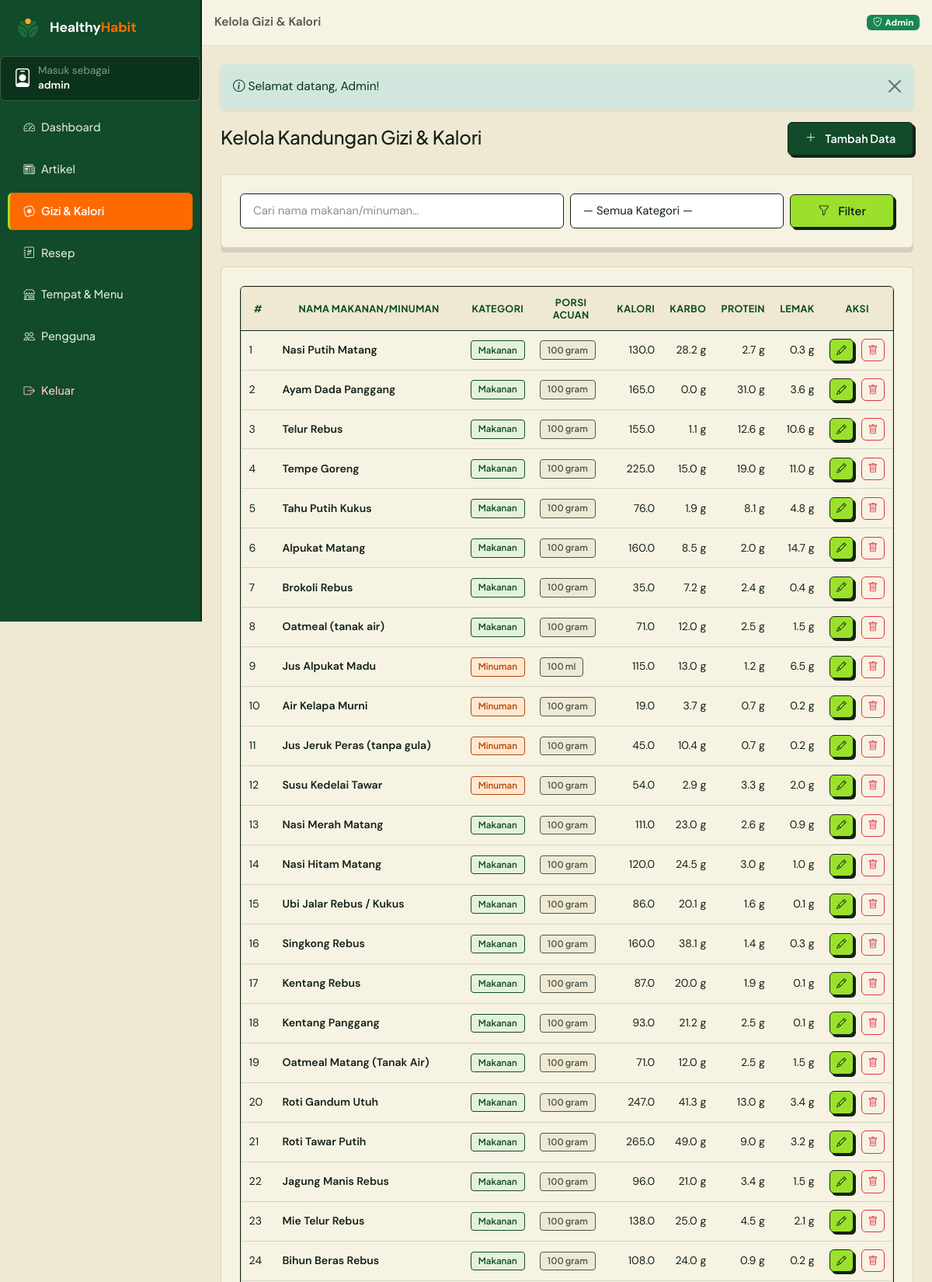
The page /admin/gizi (signed in, upper part) on the database its author committed.
### tables this page shows
CREATE TABLE `kandungan_gizi` (
  `id_gizi` int(11) NOT NULL AUTO_INCREMENT,
  `id_admin` int(11) DEFAULT NULL,
  `nama_makanan_minuman` varchar(120) NOT NULL,
  `kategori` enum('Makanan','Minuman') NOT NULL DEFAULT 'Makanan',
  `porsi` varchar(50) NOT NULL DEFAULT '100 gram',
  `kalori` decimal(7,2) NOT NULL DEFAULT 0.00,
  `karbohidrat` decimal(7,2) NOT NULL DEFAULT 0.00,
  `protein` decimal(7,2) NOT NULL DEFAULT 0.00,
  `lemak` decimal(7,2) NOT NULL DEFAULT 0.00,
  PRIMARY KEY (`id_gizi`),
  KEY `fk_gizi_admin` (`id_admin`),
  CONSTRAINT `fk_gizi_admin` FOREIGN KEY (`id_admin`) REFERENCES `users` (`id_pengguna`) ON DELETE SET NULL ON UPDATE CASCADE
);

### app/core/Controller.php (called while the page is built, shortened)
<?php
abstract class Controller
{
    protected function view(string $view, array $data = [], string $layout = 'main'): void
    {
        $contentFile = VIEWS_PATH . '/pages/' . $view . '.php';
        extract($data, EXTR_SKIP);
        require $contentFile;
    }
}

### app/controllers/admin/AdminGiziController.php (called while the page is built, shortened)
<?php
class AdminGiziController extends Controller
{
        public function index(): void
    {
        $q        = $this->input('q');
        $kategori = $this->input('kategori');
        $this->view('admin/gizi/index', [
            'pageTitle'     => 'Kelola Gizi & Kalori',
            'activeNav'     => 'gizi',
            'daftar'        => Gizi::cari($q ?: null, $kategori ?: null),
            'kategori'      => Gizi::daftarKategori(),
            'kategoriAktif' => $kategori,
            'q'             => $q,
        ], 'admin');
    }
}

### app/core/Router.php (called while the page is built, shortened)
<?php
class Router
{
    private array $routes = [];
    private function add(string $method, string $pattern, array $handler): void
    {
        $regex = preg_replace_callback(
            '#\{(\w+)(?::([^}]+))?\}#',
            static fn(array $m): string => '(?P<' . $m[1] . '>' . ($m[2] ?? '[^/]+') . ')',
            $pattern
        );
        $this->routes[$method][] = ['#^' . $regex . '$#', $handler, $pattern];
    }
    public function dispatch(string $uri, string $method): void
    {
        $path = (string) parse_url($uri, PHP_URL_PATH);
        $path = '/' . trim($path, '/');
        $method = strtoupper($method);
        $match  = $this->match($method, $path);
        [$handler, $params] = $match;
        [$class, $action]   = $handler;
        $controller = new $class();
        $controller->$action(...array_values($params));
    }
    private function match(string $method, string $path): ?array
    {
        foreach ($this->routes[$method] ?? [] as [$regex, $handler]) {
            if (preg_match($regex, $path, $m)) {
                $params = array_filter($m, 'is_string', ARRAY_FILTER_USE_KEY);
                return [$handler, $params];
            }
        }
        return null;
    }
}

### index.php (called while the page is built, shortened)
<?php
require_once __DIR__ . '/app/helpers/helper.php';
spl_autoload_register(function (string $class): void {
    $candidates = [
        APP_PATH . '/core/' . $class . '.php',
        APP_PATH . '/models/' . $class . '.php',
        APP_PATH . '/services/' . $class . '.php',
        APP_PATH . '/controllers/' . $class . '.php',
        APP_PATH . '/controllers/admin/' . $class . '.php',
    ];
    foreach ($candidates as $file) {
        if (is_file($file)) {
            return;
        }
    }
});
$router = new Router();
$router->dispatch(
    $_SERVER['REQUEST_URI'] ?? '/',
    $_SERVER['REQUEST_METHOD'] ?? 'GET'
);

### app/helpers/helper.php (called while the page is built, shortened)
<?php
function e($value): string
{
    return htmlspecialchars((string) $value, ENT_QUOTES, 'UTF-8');
}

### app/core/Database.php (called while the page is built, shortened)
<?php
class Database
{
    private static ?PDO $pdo = null;
    public static function connect(): PDO
    {
        if (self::$pdo instanceof PDO) {
            return self::$pdo;
        }
        $dsn = 'mysql:host=' . DB_HOST
            . ';port=' . DB_PORT
            . ';dbname=' . DB_NAME
            . ';charset=' . DB_CHARSET;
        try {
            self::$pdo = new PDO($dsn, DB_USER, DB_PASS, [
                PDO::ATTR_ERRMODE            => PDO::ERRMODE_EXCEPTION,
                PDO::ATTR_DEFAULT_FETCH_MODE => PDO::FETCH_ASSOC,
                PDO::ATTR_EMULATE_PREPARES   => false,
            ]);
        } catch (PDOException $ex) {
            http_response_code(500);
            exit(
                '<div style="font-family:Poppins,Arial,sans-serif;max-width:640px;margin:60px auto;padding:24px;border:1px solid #e0e0e0;border-radius:12px">'
                . '<h2 style="color:#27824B">Koneksi database gagal</h2>'
                . '<p>Pastikan <b>MySQL (XAMPP)</b> sudah berjalan, lalu impor file '
                . '<b>database/healthyhabit.sql</b> ke phpMyAdmin.</p>'
                . '<p style="color:#c0392b"><code>' . e($ex->getMessage()) . '</code></p>'
                . '</div>'
            );
        }
        return self::$pdo;
    }
}

### app/core/Model.php (called while the page is built, shortened)
<?php
abstract class Model
{
    protected static function db(): PDO
    {
        return Database::connect();
    }
}

### app/models/Gizi.php (called while the page is built, shortened)
<?php
class Gizi extends Model
{
    public static function cari(?string $q = null, ?string $kategori = null): array
    {
        $sql = 'SELECT * FROM kandungan_gizi';
        $params = [];
        $sql .= ' ORDER BY id_gizi ASC';
        $st = static::db()->prepare($sql);
        $st->execute($params);
        return $st->fetchAll();
    }
}

### app/views/pages/admin/gizi/index.php (the view, shortened to what this page needs)
<div class="d-flex justify-content-between align-items-center flex-wrap gap-2 mb-4">
    <div>
        <h1 class="h4 mb-1">Kelola Kandungan Gizi &amp; Kalori</h1>
    </div>
    <a href="<?= BASE_URL ?>/admin/gizi/create" class="btn btn-green fw-semibold">
        <i class="bi bi-plus-lg me-1"></i>Tambah Data
    </a>
</div>
<div class="panel-white mb-4">
    <form action="<?= BASE_URL ?>/admin/gizi" method="get" class="row g-2 align-items-center">
        <div class="col-md-6">
            <input type="search" class="form-control" name="q" placeholder="Cari nama makanan/minuman…"
                   value="<?= e($q) ?>">
        </div>
        <div class="col-md-4">
            <select name="kategori" class="form-select">
                <option value="">— Semua Kategori —</option>
            </select>
        </div>
        <div class="col-md-2 d-grid">
            <button class="btn btn-soft-green fw-semibold" type="submit">
                <i class="bi bi-funnel me-1"></i>Filter
            </button>
        </div>
    </form>
</div>
<div class="panel-white">
    <div class="table-responsive">
        <table class="table table-custom align-middle mb-0">
            <thead>
                <tr>
                    <th>#</th>
                    <th>Nama Makanan/Minuman</th>
                    <th>Kategori</th>
                    <th>Porsi Acuan</th>
                    <th class="text-end">Kalori</th>
                    <th class="text-end">Karbo</th>
                    <th class="text-end">Protein</th>
                    <th class="text-end">Lemak</th>
                    <th class="text-end">Aksi</th>
                </tr>
            </thead>
            <tbody>
                <?php foreach ($daftar as $g): ?>
                    <tr>
                        <td><?= (int) $g['id_gizi'] ?></td>
                        <td class="fw-semibold"><?= e($g['nama_makanan_minuman']) ?></td>
                        <td><span class="tag <?= $g['kategori'] === 'Minuman' ? 'orange' : '' ?>"><?= e($g['kategori']) ?></span></td>
                        <td><span class="tag gray"><?= e($g['porsi']) ?></span></td>
                        <td class="text-end"><?= number_format((float) $g['kalori'], 1) ?></td>
                        <td class="text-end"><?= number_format((float) $g['karbohidrat'], 1) ?> g</td>
                        <td class="text-end"><?= number_format((float) $g['protein'], 1) ?> g</td>
                        <td class="text-end"><?= number_format((float) $g['lemak'], 1) ?> g</td>
                        <td class="text-end text-nowrap">
                            <a href="<?= BASE_URL ?>/admin/gizi/<?= (int) $g['id_gizi'] ?>/edit"
                               class="btn btn-sm btn-soft-green" title="Edit"><i class="bi bi-pencil"></i></a>
                            <form action="<?= BASE_URL ?>/admin/gizi/<?= (int) $g['id_gizi'] ?>/delete"
                                  method="post" class="d-inline"
                                  data-confirm="Hapus data '<?= e($g['nama_makanan_minuman']) ?>'?">
                                <button class="btn btn-sm btn-outline-danger" title="Hapus">
                                    <i class="bi bi-trash"></i>
                                </button>
                            </form>
                        </td>
                    </tr>
                <?php endforeach; ?>
            </tbody>
        </table>
    </div>
</div>

### rows shown on the page
kandungan_gizi: id_gizi "1", nama_makanan_minuman "Nasi Putih Matang", kategori "Makanan", porsi "100 gram", kalori "130.0", karbohidrat "28.2", protein "2.7", lemak "0.3"
kandungan_gizi: id_gizi "2", nama_makanan_minuman "Ayam Dada Panggang", kategori "Makanan", porsi "100 gram", kalori "165.0", karbohidrat "0.0", protein "31.0", lemak "3.6"
kandungan_gizi: id_gizi "3", nama_makanan_minuman "Telur Rebus", kategori "Makanan", porsi "100 gram", kalori "155.0", karbohidrat "1.1", protein "12.6", lemak "10.6"
kandungan_gizi: id_gizi "4", nama_makanan_minuman "Tempe Goreng", kategori "Makanan", porsi "100 gram", kalori "225.0", karbohidrat "15.0", protein "19.0", lemak "11.0"
kandungan_gizi: id_gizi "5", nama_makanan_minuman "Tahu Putih Kukus", kategori "Makanan", porsi "100 gram", kalori "76.0", karbohidrat "1.9", protein "8.1", lemak "4.8"
kandungan_gizi: id_gizi "6", nama_makanan_minuman "Alpukat Matang", kategori "Makanan", porsi "100 gram", kalori "160.0", karbohidrat "8.5", protein "2.0", lemak "14.7"
kandungan_gizi: id_gizi "7", nama_makanan_minuman "Brokoli Rebus", kategori "Makanan", porsi "100 gram", kalori "35.0", karbohidrat "7.2", protein "2.4", lemak "0.4"
kandungan_gizi: id_gizi "8", nama_makanan_minuman "Oatmeal (tanak air)", kategori "Makanan", porsi "100 gram", kalori "71.0", karbohidrat "12.0", protein "2.5", lemak "1.5"
kandungan_gizi: id_gizi "9", nama_makanan_minuman "Jus Alpukat Madu", kategori "Minuman", porsi "100 ml", kalori "115.0", karbohidrat "13.0", protein "1.2", lemak "6.5"
kandungan_gizi: id_gizi "10", nama_makanan_minuman "Air Kelapa Murni", kategori "Minuman", porsi "100 gram", kalori "19.0", karbohidrat "3.7", protein "0.7", lemak "0.2"
kandungan_gizi: id_gizi "11", nama_makanan_minuman "Jus Jeruk Peras (tanpa gula)", kategori "Minuman", porsi "100 gram", kalori "45.0", karbohidrat "10.4", protein "0.7", lemak "0.2"
kandungan_gizi: id_gizi "12", nama_makanan_minuman "Susu Kedelai Tawar", kategori "Minuman", porsi "100 gram", kalori "54.0", karbohidrat "2.9", protein "3.3", lemak "2.0"
kandungan_gizi: id_gizi "13", nama_makanan_minuman "Nasi Merah Matang", kategori "Makanan", porsi "100 gram", kalori "111.0", karbohidrat "23.0", protein "2.6", lemak "0.9"
kandungan_gizi: id_gizi "14", nama_makanan_minuman "Nasi Hitam Matang", kategori "Makanan", porsi "100 gram", kalori "120.0", karbohidrat "24.5", protein "3.0", lemak "1.0"
kandungan_gizi: id_gizi "15", nama_makanan_minuman "Ubi Jalar Rebus / Kukus", kategori "Makanan", porsi "100 gram", kalori "86.0", karbohidrat "20.1", protein "1.6", lemak "0.1"
kandungan_gizi: id_gizi "16", nama_makanan_minuman "Singkong Rebus", kategori "Makanan", porsi "100 gram", kalori "160.0", karbohidrat "38.1", protein "1.4", lemak "0.3"
kandungan_gizi: id_gizi "17", nama_makanan_minuman "Kentang Rebus", kategori "Makanan", porsi "100 gram", kalori "87.0", karbohidrat "20.0", protein "1.9", lemak "0.1"
kandungan_gizi: id_gizi "18", nama_makanan_minuman "Kentang Panggang", kategori "Makanan", porsi "100 gram", kalori "93.0", karbohidrat "21.2", protein "2.5", lemak "0.1"
kandungan_gizi: id_gizi "19", nama_makanan_minuman "Oatmeal Matang (Tanak Air)", kategori "Makanan", porsi "100 gram", kalori "71.0", karbohidrat "12.0", protein "2.5", lemak "1.5"
kandungan_gizi: id_gizi "20", nama_makanan_minuman "Roti Gandum Utuh", kategori "Makanan", porsi "100 gram", kalori "247.0", karbohidrat "41.3", protein "13.0", lemak "3.4"
kandungan_gizi: id_gizi "21", nama_makanan_minuman "Roti Tawar Putih", kategori "Makanan", porsi "100 gram", kalori "265.0", karbohidrat "49.0", protein "9.0", lemak "3.2"
kandungan_gizi: id_gizi "22", nama_makanan_minuman "Jagung Manis Rebus", kategori "Makanan", porsi "100 gram", kalori "96.0", karbohidrat "21.0", protein "3.4", lemak "1.5"
kandungan_gizi: id_gizi "23", nama_makanan_minuman "Mie Telur Rebus", kategori "Makanan", porsi "100 gram", kalori "138.0", karbohidrat "25.0", protein "4.5", lemak "2.1"
kandungan_gizi: id_gizi "24", nama_makanan_minuman "Bihun Beras Rebus", kategori "Makanan", porsi "100 gram", kalori "108.0", karbohidrat "24.0", protein "0.9", lemak "0.2"

### other values the page prints
Auth::user()['username'] "admin"
$item['label'] "Dashboard"
$item['label'] "Artikel"
$item['label'] "Gizi & Kalori"
$item['label'] "Resep"
$item['label'] "Tempat & Menu"
$item['label'] "Pengguna"
$pageTitle "Kelola Gizi & Kalori"
$f['message'] "Selamat datang, Admin!"
